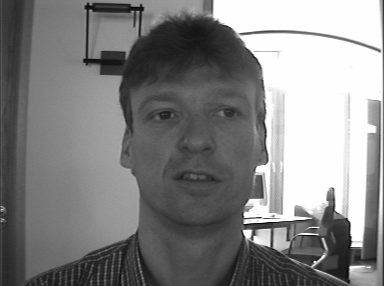
#> input picture project/code/BioID_0107.pgm, 384 x 286 px
$ python classical_process.py
#> lines starting #> are read from the running program, lines starting #| are printed output that depends on the picture; long printed decimals are rounded
import time
import numpy as np
import cv2
# [53 lines left out: functions sharpened_convolution, Sobel_spatial, not called in this run]


def Perceptual_hash(image):
    #缩放图像 32×32
    resizedImage=cv2.resize(image,(32,32),interpolation=cv2.INTER_CUBIC)
    resizedImage=resizedImage.astype(np.float32)

    #DCT变换
    DCT_image=cv2.dct(resizedImage)

    #取左上角8×8
    DCT_image2=DCT_image[0:8,0:8]

    #计算平均值
    average=np.sum(DCT_image2)/64

    #计算哈希值
    hash_str=''
    for i in range(0,8):
        for j in range(0,8):
            if(DCT_image2[i][j]<average):
                hash_str=hash_str+'0'
            else:
                hash_str=hash_str+'1'
    return hash_str

#计算汉明距离
def hamming_distance(hash1,hash2):
    count=0
    for i in range(0,len(hash1)):
        if(hash1[i]==hash2[i]):
            count=count+1
    return count

#判断两者是否是同一个
"""def similarity(count):
    ratio=count/64
    if(ratio>0.92):"""


if  __name__=='__main__':
    """a=np.array([[-1,-1,-1],[-1,9,-1],[-1,-1,-1]])
    b=np.array([[1,1,1],[1,1,1],[1,1,1]])
    print(np.sum(a*b))"""

    """img=cv2.imread('Q4_2.tif',cv2.IMREAD_GRAYSCALE)
    cv2.imshow('original',img)

    out=sharpened_convolution(img)
    cv2.imshow('processed',out)"""

    template=cv2.imread('BioID_0107.pgm',cv2.IMREAD_GRAYSCALE)
#> template is the input picture: shape (286, 384); min 1, max 254, mean 131
    print(template.shape)
#| (286, 384)
    cv2.imshow('template',template)
    #template1=Sobel_spatial(template)
    time_start_template = time.perf_counter()
    template_hash=Perceptual_hash(template)
#> in Perceptual_hash, `resizedImage=cv2.resize(image,(32,32),interpolation=cv2.INTER_CUBIC)`:
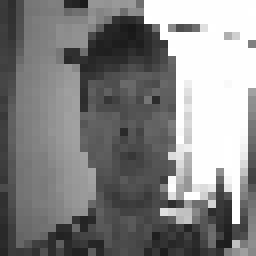
#> resizedImage: shape (32, 32) (shown 8 times larger); min 24, max 255, mean 131.7
#> in Perceptual_hash, `DCT_image=cv2.dct(resizedImage)`:
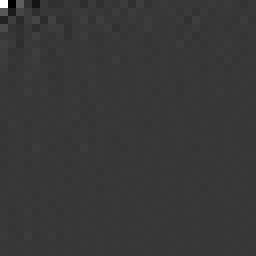
#> DCT_image: shape (32, 32) float32 (shown 8 times larger); min -1178, max 4215.2, mean 2.7; drawn with min black and max white
#> in Perceptual_hash, `average=np.sum(DCT_image2)/64`: average = 44.9
    time_end_template = time.perf_counter()
    run_time_template= time_end_template - time_start_template
    print("运行时长：", run_time_template)

    test1=cv2.imread('BioID_0100.pgm',cv2.IMREAD_GRAYSCALE)
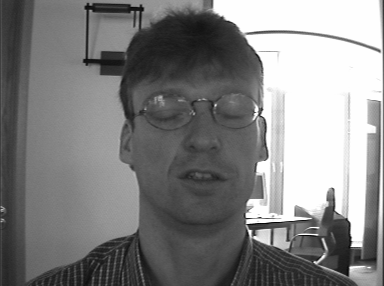
#> input picture project/code/BioID_0100.pgm, 384 x 286 px
#> test1 is the input picture: shape (286, 384); min 1, max 254, mean 129.9
    cv2.imshow('test1',test1)
    #test1_sharpened=Sobel_spatial(test1)
    time_start_test1 = time.perf_counter()
    test1_hash=Perceptual_hash(test1)
#> in Perceptual_hash (call 2), `resizedImage=cv2.resize(image,(32,32),interpolation=cv2.INTER_CUBIC)`:
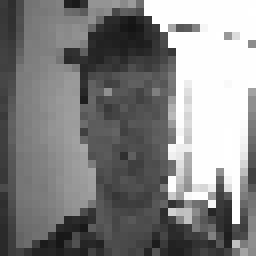
#> resizedImage: shape (32, 32) (shown 8 times larger); min 20, max 255, mean 130.4
#> in Perceptual_hash (call 2), `average=np.sum(DCT_image2)/64`: average = 43.86
    time_end_test1 = time.perf_counter()
    run_time_test1= time_end_test1 - time_start_test1
    print("运行时长：", run_time_test1)

    test2=cv2.imread('BioID_0118.pgm',cv2.IMREAD_GRAYSCALE)
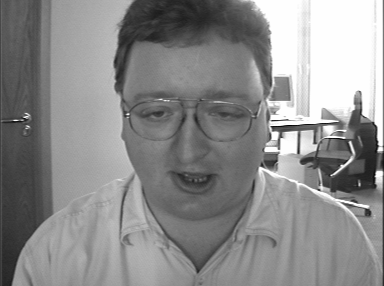
#> input picture project/code/BioID_0118.pgm, 384 x 286 px
#> test2 is the input picture: shape (286, 384); min 1, max 254, mean 139.9
    cv2.imshow('test2',test2)
    #test2_sharpened=Sobel_spatial(test2)
    time_start_test2 = time.perf_counter()
    test2_hash=Perceptual_hash(test2)
#> in Perceptual_hash (call 3), `resizedImage=cv2.resize(image,(32,32),interpolation=cv2.INTER_CUBIC)`:
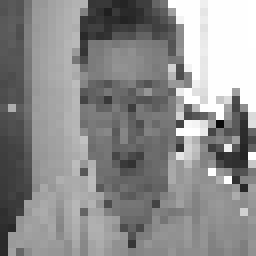
#> resizedImage: shape (32, 32) (shown 8 times larger); min 10, max 255, mean 141
#> in Perceptual_hash (call 3), `DCT_image=cv2.dct(resizedImage)`:
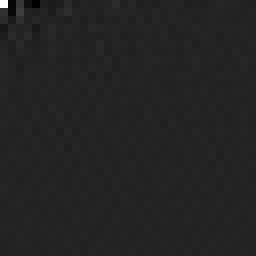
#> DCT_image: shape (32, 32) float32 (shown 8 times larger); min -736, max 4512.2, mean 3.2; drawn with min black and max white
#> in Perceptual_hash (call 3), `average=np.sum(DCT_image2)/64`: average = 45.47
    time_end_test2 = time.perf_counter()
    run_time_test2= time_end_test2 - time_start_test2
    print("运行时长：", run_time_test2)

    print(template_hash)
#| 1010010010110000010110101001001100001001110100001000100110011000
    print("\n")
    print(test1_hash)
#| 1010010010110000010110101000001100001000110100101000100110011000
    print("\n")
    print(test2_hash)
#| 1010000010100001101010000101001001010010001000000010001010000000
    print("\n")

    template_test1=hamming_distance(template_hash,test1_hash)
#> template_test1 = 61
    template_test2=hamming_distance(template_hash,test2_hash)
#> template_test2 = 37
    test2_test1=hamming_distance(test2_hash,test1_hash)
#> test2_test1 = 36

    print(1-template_test1/64)
#| 0.04688
    print("\n")
    print(1-template_test2/64)
#| 0.4219
    print("\n")
    print(1-test2_test1/64)
#| 0.4375
    print("\n")


    cv2.waitKey(0)
